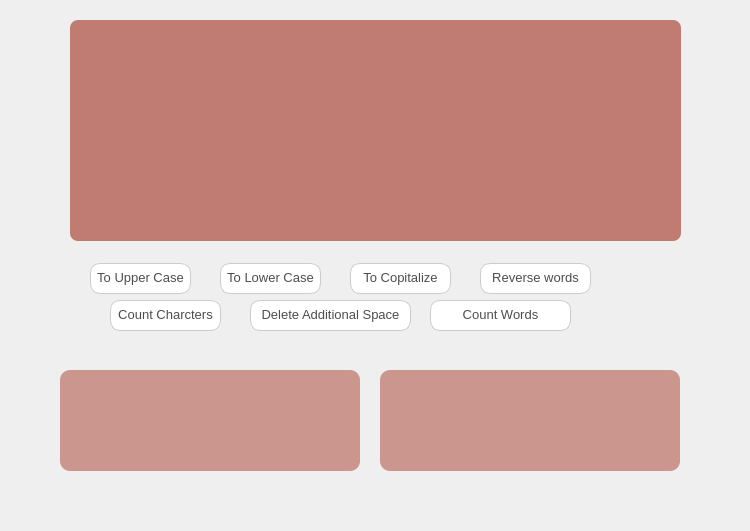
<?xml version="1.0" encoding="UTF-8"?>
<ui version="4.0">
 <class>page</class>
 <widget class="QDialog" name="page">
  <property name="geometry">
   <rect>
    <x>0</x>
    <y>0</y>
    <width>750</width>
    <height>531</height>
   </rect>
  </property>
  <property name="windowTitle">
   <string>Dialog</string>
  </property>
  <property name="autoFillBackground">
   <bool>false</bool>
  </property>
  <property name="styleSheet">
   <string notr="true">

QPushButton{
	color:#4d4d4d;
	border-radius:10px;
	border:1px solid #ccc;
	background-color:white;
	padding: 6px ,8px;
	font-family:&quot;Segoe UI &quot; , &quot;Tahoma&quot;;
    font-size:13px;
	
}
QPushButton:hover{
	background-color: rgb(220, 220, 220);
	border:1px solid #b25a4d;

}

QLabel{
	background-color:rgba(178,90,77,0.6);
    min-width: 300px;
	min-height: 60px;
	font-size : 14pt;
	font-family:&quot;Segeo UI&quot;;
	qproperty-alignment: 'AlignCenter';
	border-radius:10px;
}</string>
  </property>
  <widget class="QTextEdit" name="txt_input">
   <property name="geometry">
    <rect>
     <x>70</x>
     <y>20</y>
     <width>611</width>
     <height>221</height>
    </rect>
   </property>
   <property name="styleSheet">
    <string notr="true">#page{
	background-color:f0f0f0;

}

#txt_input{
	background-color:rgba(178,90,77,0.77);
	color:white;
	border-radius:8px;
	padding:10px;
	font-family: 'Segeo Ui',sans-serif;
	
}</string>
   </property>
  </widget>
  <widget class="QPushButton" name="txt_upper">
   <property name="geometry">
    <rect>
     <x>90</x>
     <y>263</y>
     <width>101</width>
     <height>31</height>
    </rect>
   </property>
   <property name="text">
    <string>To Upper Case</string>
   </property>
  </widget>
  <widget class="QPushButton" name="txt_lower">
   <property name="geometry">
    <rect>
     <x>220</x>
     <y>263</y>
     <width>101</width>
     <height>31</height>
    </rect>
   </property>
   <property name="text">
    <string>To Lower Case</string>
   </property>
  </widget>
  <widget class="QPushButton" name="txt_copitalize">
   <property name="geometry">
    <rect>
     <x>350</x>
     <y>263</y>
     <width>101</width>
     <height>31</height>
    </rect>
   </property>
   <property name="text">
    <string>To Copitalize</string>
   </property>
  </widget>
  <widget class="QPushButton" name="txt_reverse">
   <property name="geometry">
    <rect>
     <x>480</x>
     <y>263</y>
     <width>111</width>
     <height>31</height>
    </rect>
   </property>
   <property name="text">
    <string>Reverse words</string>
   </property>
  </widget>
  <widget class="QPushButton" name="del_additional_space">
   <property name="geometry">
    <rect>
     <x>250</x>
     <y>300</y>
     <width>161</width>
     <height>31</height>
    </rect>
   </property>
   <property name="text">
    <string>Delete Additional Space</string>
   </property>
  </widget>
  <widget class="QPushButton" name="count_words">
   <property name="geometry">
    <rect>
     <x>430</x>
     <y>300</y>
     <width>141</width>
     <height>31</height>
    </rect>
   </property>
   <property name="text">
    <string>Count Words</string>
   </property>
  </widget>
  <widget class="QPushButton" name="count_char">
   <property name="geometry">
    <rect>
     <x>110</x>
     <y>300</y>
     <width>111</width>
     <height>31</height>
    </rect>
   </property>
   <property name="text">
    <string>Count Charcters</string>
   </property>
  </widget>
  <widget class="QLabel" name="lab_words">
   <property name="geometry">
    <rect>
     <x>60</x>
     <y>370</y>
     <width>300</width>
     <height>101</height>
    </rect>
   </property>
   <property name="styleSheet">
    <string notr="true"/>
   </property>
   <property name="text">
    <string/>
   </property>
  </widget>
  <widget class="QLabel" name="lab_char">
   <property name="geometry">
    <rect>
     <x>380</x>
     <y>370</y>
     <width>300</width>
     <height>101</height>
    </rect>
   </property>
   <property name="minimumSize">
    <size>
     <width>300</width>
     <height>60</height>
    </size>
   </property>
   <property name="text">
    <string/>
   </property>
  </widget>
 </widget>
 <resources/>
 <connections/>
</ui>
